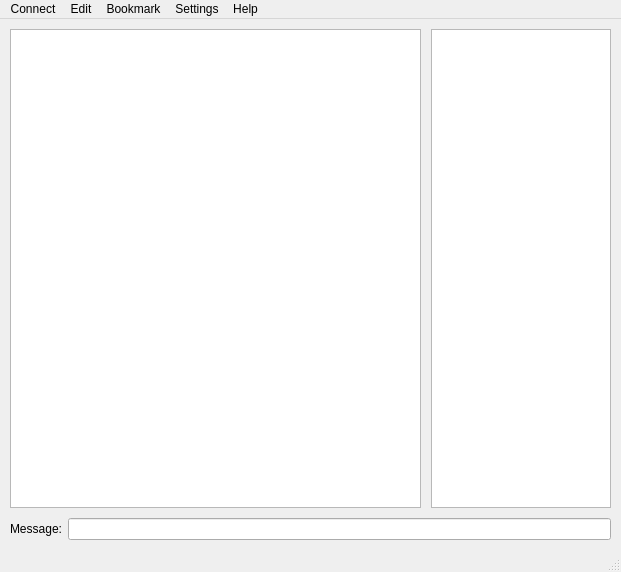
<?xml version="1.0" encoding="UTF-8"?>
<ui version="4.0">
 <class>MainWindow</class>
 <widget class="QMainWindow" name="MainWindow">
  <property name="geometry">
   <rect>
    <x>0</x>
    <y>0</y>
    <width>621</width>
    <height>572</height>
   </rect>
  </property>
  <property name="windowTitle">
   <string>MainWindow</string>
  </property>
  <widget class="QWidget" name="centralwidget">
   <layout class="QVBoxLayout" name="verticalLayout">
    <property name="spacing">
     <number>10</number>
    </property>
    <property name="margin">
     <number>10</number>
    </property>
    <item>
     <layout class="QHBoxLayout" name="TopLayout">
      <property name="spacing">
       <number>10</number>
      </property>
      <property name="margin">
       <number>0</number>
      </property>
      <item>
       <widget class="QTextEdit" name="ChatScreen">
        <property name="focusPolicy">
         <enum>Qt::NoFocus</enum>
        </property>
        <property name="readOnly">
         <bool>true</bool>
        </property>
       </widget>
      </item>
      <item>
       <widget class="QListWidget" name="ListUsers">
        <property name="maximumSize">
         <size>
          <width>180</width>
          <height>16777215</height>
         </size>
        </property>
        <property name="focusPolicy">
         <enum>Qt::NoFocus</enum>
        </property>
       </widget>
      </item>
     </layout>
    </item>
    <item>
     <layout class="QHBoxLayout" name="BotLayout">
      <property name="spacing">
       <number>6</number>
      </property>
      <property name="margin">
       <number>0</number>
      </property>
      <item>
       <widget class="QLabel" name="MessageLabel">
        <property name="text">
         <string>Message:</string>
        </property>
       </widget>
      </item>
      <item>
       <widget class="QLineEdit" name="MessageInput"/>
      </item>
     </layout>
    </item>
   </layout>
  </widget>
  <widget class="QMenuBar" name="menubar">
   <property name="geometry">
    <rect>
     <x>0</x>
     <y>0</y>
     <width>621</width>
     <height>25</height>
    </rect>
   </property>
   <widget class="QMenu" name="menuConnect">
    <property name="title">
     <string>Connect</string>
    </property>
    <addaction name="actionConnect"/>
    <addaction name="actionDisconnect"/>
    <addaction name="separator"/>
    <addaction name="actionQuit"/>
   </widget>
   <widget class="QMenu" name="menuEdit">
    <property name="title">
     <string>Edit</string>
    </property>
    <addaction name="actionCut"/>
    <addaction name="actionName"/>
    <addaction name="actionPaste"/>
    <addaction name="actionDelete"/>
    <addaction name="separator"/>
    <addaction name="actionUser"/>
    <addaction name="actionClear_Chat"/>
   </widget>
   <widget class="QMenu" name="menuBookmark">
    <property name="title">
     <string>Bookmark</string>
    </property>
    <addaction name="actionAdd_to_Bookmark"/>
    <addaction name="actionManage_Bookmarks"/>
   </widget>
   <widget class="QMenu" name="menuSettings">
    <property name="title">
     <string>Settings</string>
    </property>
    <addaction name="actionOptions"/>
   </widget>
   <widget class="QMenu" name="menuHelp">
    <property name="title">
     <string>Help</string>
    </property>
    <addaction name="actionAbout"/>
   </widget>
   <addaction name="menuConnect"/>
   <addaction name="menuEdit"/>
   <addaction name="menuBookmark"/>
   <addaction name="menuSettings"/>
   <addaction name="menuHelp"/>
  </widget>
  <widget class="QStatusBar" name="statusbar"/>
  <action name="actionConnect">
   <property name="text">
    <string>Connect</string>
   </property>
  </action>
  <action name="actionDisconnect">
   <property name="text">
    <string>Disconnect</string>
   </property>
  </action>
  <action name="actionQuit">
   <property name="text">
    <string>Quit</string>
   </property>
  </action>
  <action name="actionName">
   <property name="text">
    <string>Copy</string>
   </property>
  </action>
  <action name="actionPaste">
   <property name="text">
    <string>Paste</string>
   </property>
  </action>
  <action name="actionPaste_2">
   <property name="text">
    <string>Paste</string>
   </property>
  </action>
  <action name="actionUser">
   <property name="text">
    <string>User</string>
   </property>
  </action>
  <action name="actionAdd_to_Bookmark">
   <property name="text">
    <string>Add to Bookmark</string>
   </property>
  </action>
  <action name="actionManage_Bookmarks">
   <property name="text">
    <string>Manage Bookmarks</string>
   </property>
  </action>
  <action name="actionOptions">
   <property name="text">
    <string>Options</string>
   </property>
  </action>
  <action name="actionAbout">
   <property name="text">
    <string>About</string>
   </property>
  </action>
  <action name="actionCut">
   <property name="text">
    <string>Cut</string>
   </property>
  </action>
  <action name="actionDelete">
   <property name="text">
    <string>Delete</string>
   </property>
  </action>
  <action name="actionClear_Chat">
   <property name="text">
    <string>Clear Chat</string>
   </property>
  </action>
 </widget>
 <resources/>
 <connections/>
</ui>
